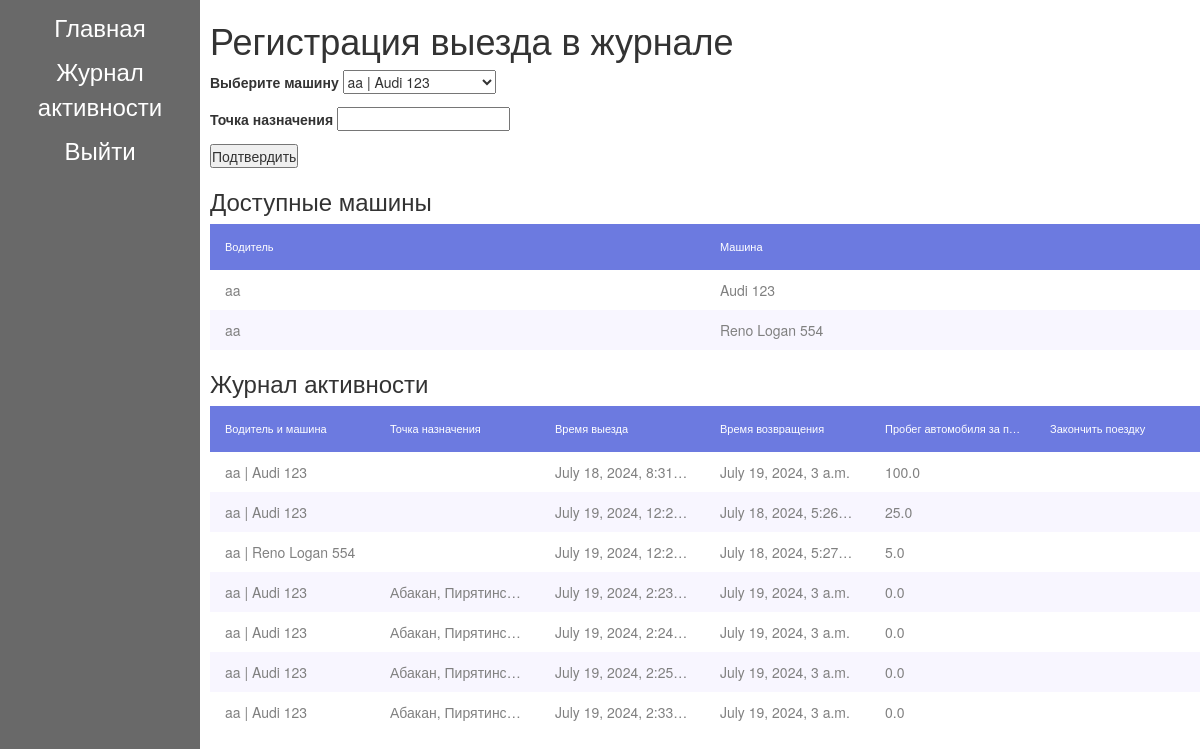
/activitylog/activitylog/ (signed in), run on the app's committed database.
### activitylog/models.py (models this page shows, shortened)
class UserCar(models.Model):
    user = models.ForeignKey(User, on_delete=models.SET_NULL, null=True)
    car = models.ForeignKey(Car, on_delete=models.SET_NULL, null=True)
    def __str__(self):
        return self.user.login + " | " + self.car.name

class User(AbstractBaseUser, PermissionsMixin):
    login = models.CharField(max_length=200, unique=True)
    password = models.CharField(max_length=200)
    first_name = models.CharField(max_length=200)
    second_name = models.CharField(max_length=200)
    surname = models.CharField(max_length=200)
    is_active = models.BooleanField(default=True)
    is_staff = models.BooleanField(default=False)
    objects = UserManager()
    USERNAME_FIELD = 'login'
    REQUIRED_FIELDS = []

class Car(models.Model):
    name = models.CharField(max_length=200, unique=True)
    car_number = models.CharField(max_length=200, unique=True)
    all_mileage = models.FloatField(default=0.0, help_text='km.m')
    busy = models.BooleanField(default=False)

class ActivityLog(models.Model):
    user_car = models.ForeignKey(UserCar, on_delete=models.SET_NULL, null=True)
    get_time = models.DateTimeField(default=datetime.now)
    return_time = models.DateTimeField(blank=True, null=True)
    travel_target_point = models.TextField(blank=True)
    travel_mileage = models.FloatField(default=0.0, help_text='km.m')

### activitylog/views.py (the view)
# urls.py: path('activitylog/', views.activitylog_view, name='activitylog'),
def activitylog_view(request):
    users = User.objects.all()
    cars = Car.objects.all()
    activitylogs = ActivityLog.objects.all()
    users_cars = UserCar.objects.all()
    user_cars = UserCar.objects.filter(user = request.user.id)
    user_cars_id = []
    for u in user_cars:
        user_cars_id.append(u.id)
    user_logs = []
    for log in activitylogs:
        if log.user_car.id in user_cars_id:
            user_logs.append(log)
    return render(request, 'activitylog.html',
    context = {
        'activitylogs' : activitylogs,
        'userscars' : users_cars,
        'users' : users,
        'cars' : cars,
        'user_logs' : user_logs,
        'user_cars' : user_cars})

### activitylog/templates/activitylog.html (shortened to what this page needs)
{% extends "base_generic.html" %}
{% block content %}
{% if user.is_superuser %}
<div class="registr-form">
    <h2 >Регистрация машины на водителя:</h2>
    <form method="post" action="{% url 'user_car_registr' %}">
        {% csrf_token %}
        <p>
            <label for="id_user">Выберите водителя</label>
            <select name="user" required id="id_user">
                {% for user in users %}
                <option value="{{user.id}}">{{user.login}}</option>
                {% endfor %}
            </select>
        </p>
        <p>
            <label for="id_car">Выберите машину</label>
            <select name="car" required id="id_car">
                {% for car in cars %}
                <option value="{{car.id}}">{{car.name}}</option>
                {% endfor %}
            </select>
        </p>
        <input type="submit" value="Подтвердить">
    </form>
</div>
<div class="users_cars-info">
    <h3>Водители и машины</h3>
    <table class="grid-table users_cars-table">
      <thead>
        <tr>
          <th>Водитель</th>
          <th>Машина</th>
        </tr>
      </thead>
      {% if userscars %}
      <tbody>
        {% for usercar in userscars %}
        <tr>
          <td>{{usercar.user.login}}</td>
          <td>{{usercar.car.name}}</td>
        </tr>
        {% endfor %}
      </tbody>
      {% else %}
        <div>None usercars</div>
      {% endif %}
    </table>
</div>
<div class="logs-info">
    <h3>Журнал активности</h3>
    <table class="grid-table logs-table">
      <thead>
        <tr>
          <th>Водитель и машина</th>
          <th>Точка назначения</th>
          <th>Время выезда</th>
          <th>Время возвращения</th>
          <th>Пробег автомобиля за поездку км</th>
        </tr>
      </thead>
      {% if activitylogs %}
      <tbody>
        {% for activitylog in activitylogs %}
        <tr>
          <td>{{activitylog.user_car}}</td>
          <td>{{activitylog.travel_target_point}}</td>
          <td>{{activitylog.get_time}}</td>
          <td>{{activitylog.return_time}}</td>
          <td>{{activitylog.travel_mileage}}</td>
        </tr>
        {% endfor %}
      </tbody>
      {% else %}
        <div>None logs</div>
      {% endif %}
    </table>
</div>
{% else %}
<div class="create-log-form">
    <h1 class="main-header">Регистрация выезда в журнале</h1>
    <form method="post" action="{% url 'user_create_activitylog' %}">
        <p>
            <label for="id_usercar">Выберите машину</label>
            <select name="usercar" id="id_usercar">
                {% for usercar in user_cars %}
                    <option value="{{usercar.id}}">{{usercar}}</option>
                {% endfor %}
            </select>
        </p>
        <p>
            <label for="travel_target_point">Точка назначения</label>
            <input type="text" name="travel_target_point" id="travel_target_point">
        </p>
        <input type="submit" value="Подтвердить">
    </form>
</div>
<div class="users_cars-info">
    <h3>Доступные машины</h3>
    <table class="grid-table user_cars-table">
      <thead>
        <tr>
          <th>Водитель</th>
          <th>Машина</th>
        </tr>
      </thead>
      {% if user_cars %}
      <tbody>
        {% for user_car in user_cars %}
        <tr>
          <td>{{user_car.user.login}}</td>
          <td>{{user_car.car.name}}</td>
        </tr>
        {% endfor %}
      </tbody>
      {% else %}
        <div>None usercars</div>
      {% endif %}
    </table>
</div>
<div class="logs-info">
    <h3>Журнал активности</h3>
    <table class="grid-table activitylogs-table">
      <thead>
        <tr>
          <th>Водитель и машина</th>
          <th>Точка назначения</th>
          <th>Время выезда</th>
          <th>Время возвращения</th>
          <th>Пробег автомобиля за поездку км</th>
          <th>Закончить поездку</th>
        </tr>
      </thead>
      {% if user_logs %}
      <tbody>
        {% for user_log in user_logs %}
        <tr>
          <td>{{user_log.user_car}}</td>
          <td>{{user_log.travel_target_point}}</td>
          <td>{{user_log.get_time}}</td>
          <td>{{user_log.return_time}}</td>
          <td>{{user_log.travel_mileage}}</td>
          <td>{% if user_log.return_time == None %}<a href="{% url 'user_update_activitylog' %}?id={{user_log.id}}">Закончить поездку</a> {% endif %}</td>
        </tr>
        {% endfor %}
      </tbody>
      {% else %}
        <div>None logs</div>
      {% endif %}
    </table>
</div>
{% endif %}
{% endblock %}

### activitylog/static/css/styles.css (style rules this page uses)
* { padding: 0; margin: 0; }
.body { display: grid; grid-template-columns: 200px 1fr; min-height: 100vh; column-gap: 10px; }
.activitylogs-table { grid-template-columns: minmax(150px, 1fr) minmax(150px, 1fr) minmax(150px, 1fr) minmax(150px, 1fr) minmax(150px, 1fr) minmax(150px, 1fr); }
.user_cars-table { grid-template-columns: minmax(150px, 1fr) minmax(150px, 1fr); }
.grid-table { display: grid; border-collapse: collapse; min-width: 100%; }
thead, tbody, tr { display: contents; }
th, td { padding: 15px; overflow: hidden; text-overflow: ellipsis; white-space: nowrap; }
th { position: sticky; top: 0; background: #6c7ae0; text-align: left; font-weight: normal; font-size: 1.1rem; color: white; }
th:last-child { border: 0; }
td { padding-top: 10px; padding-bottom: 10px; color: #808080; }
tr:nth-child(even) td { background: #f8f6ff; }

### data on the page
UserCar: user.login "aa", car.name "Audi 123"
UserCar: user.login "aa", car.name "Reno Logan 554"
ActivityLog: user_car "aa | Audi 123", get_time "July 18, 2024, 8:31…", return_time "July 19, 2024, 3 a.m.", travel_mileage "100.0"
ActivityLog: user_car "aa | Audi 123", get_time "July 19, 2024, 12:2…", return_time "July 18, 2024, 5:26…", travel_mileage "25.0"
ActivityLog: user_car "aa | Reno Logan 554", get_time "July 19, 2024, 12:2…", return_time "July 18, 2024, 5:27…", travel_mileage "5.0"
ActivityLog: user_car "aa | Audi 123", travel_target_point "Абакан, Пирятинс…", get_time "July 19, 2024, 2:23…", return_time "July 19, 2024, 3 a.m.", travel_mileage "0.0"
ActivityLog: user_car "aa | Audi 123", travel_target_point "Абакан, Пирятинс…", get_time "July 19, 2024, 2:24…", return_time "July 19, 2024, 3 a.m.", travel_mileage "0.0"
ActivityLog: user_car "aa | Audi 123", travel_target_point "Абакан, Пирятинс…", get_time "July 19, 2024, 2:25…", return_time "July 19, 2024, 3 a.m.", travel_mileage "0.0"
ActivityLog: user_car "aa | Audi 123", travel_target_point "Абакан, Пирятинс…", get_time "July 19, 2024, 2:33…", return_time "July 19, 2024, 3 a.m.", travel_mileage "0.0"

### other printed values
form field usercar "aa | Audi 123"
